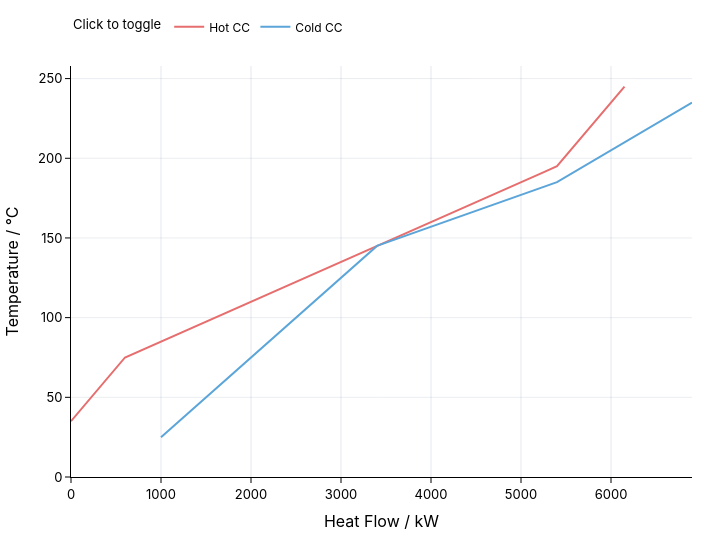

The cell this chart's notebook holds for it:
### Code cell
scc = problem.plot.shifted_composite_curve(show=True)

### Figure 1 — Plotly figure (JSON) as saved in the notebook; plotly's stock layout.template omitted (floating-point values rounded to 4 significant figures)
{"data": [{"hovertemplate": "Hot CC<br>Heat Flow / kW: %{x}<br>Temperature / °C: %{y}<extra></extra>", "legendgroup": "Hot CC", "line": {"color": "#e66e6e", "width": 2}, "mode": "lines", "name": "Hot CC", "showlegend": true, "type": "scatter", "x": [6150, 5400, 5267.0, 5000, 600, 0], "y": [245, 195, 191.7, 185, 75, 35]}, {"hovertemplate": "Cold CC<br>Heat Flow / kW: %{x}<br>Temperature / °C: %{y}<extra></extra>", "legendgroup": "Cold CC", "line": {"color": "#5ca5d9", "width": 2}, "mode": "lines", "name": "Cold CC", "showlegend": true, "type": "scatter", "x": [6900, 5700, 5600, 5400, 3400, 1000], "y": [235, 195, 191.7, 185, 145, 25]}], "layout": {"autosize": false, "font": {"color": "#000000", "family": "IBM Plex Sans, Inter, system-ui, sans-serif", "size": 13}, "height": 540, "hoverlabel": {"bgcolor": "#ffffff", "font": {"color": "#000000"}}, "hovermode": "closest", "legend": {"font": {"color": "#000000", "size": 12}, "orientation": "h", "title": {"font": {"color": "#000000", "size": 13}, "text": "Click to toggle"}, "y": 1.06, "yanchor": "bottom"}, "margin": {"b": 48, "l": 50, "r": 28, "t": 64}, "paper_bgcolor": "#ffffff", "plot_bgcolor": "#ffffff", "width": 720, "xaxis": {"gridcolor": "rgba(148, 163, 184, 0.25)", "linecolor": "#000000", "rangemode": "tozero", "showgrid": true, "showline": true, "tickcolor": "#000000", "tickfont": {"color": "#000000"}, "ticks": "outside", "title": {"font": {"color": "#000000"}, "text": "Heat Flow / kW"}, "zeroline": true, "zerolinecolor": "rgba(15, 23, 42, 0.8)", "zerolinewidth": 1.25}, "yaxis": {"gridcolor": "rgba(148, 163, 184, 0.2)", "linecolor": "#000000", "rangemode": "tozero", "showgrid": true, "showline": true, "tickcolor": "#000000", "tickfont": {"color": "#000000"}, "ticks": "outside", "title": {"font": {"color": "#000000"}, "text": "Temperature / °C"}, "zeroline": true, "zerolinecolor": "rgba(15, 23, 42, 0.8)", "zerolinewidth": 1.25}}}
